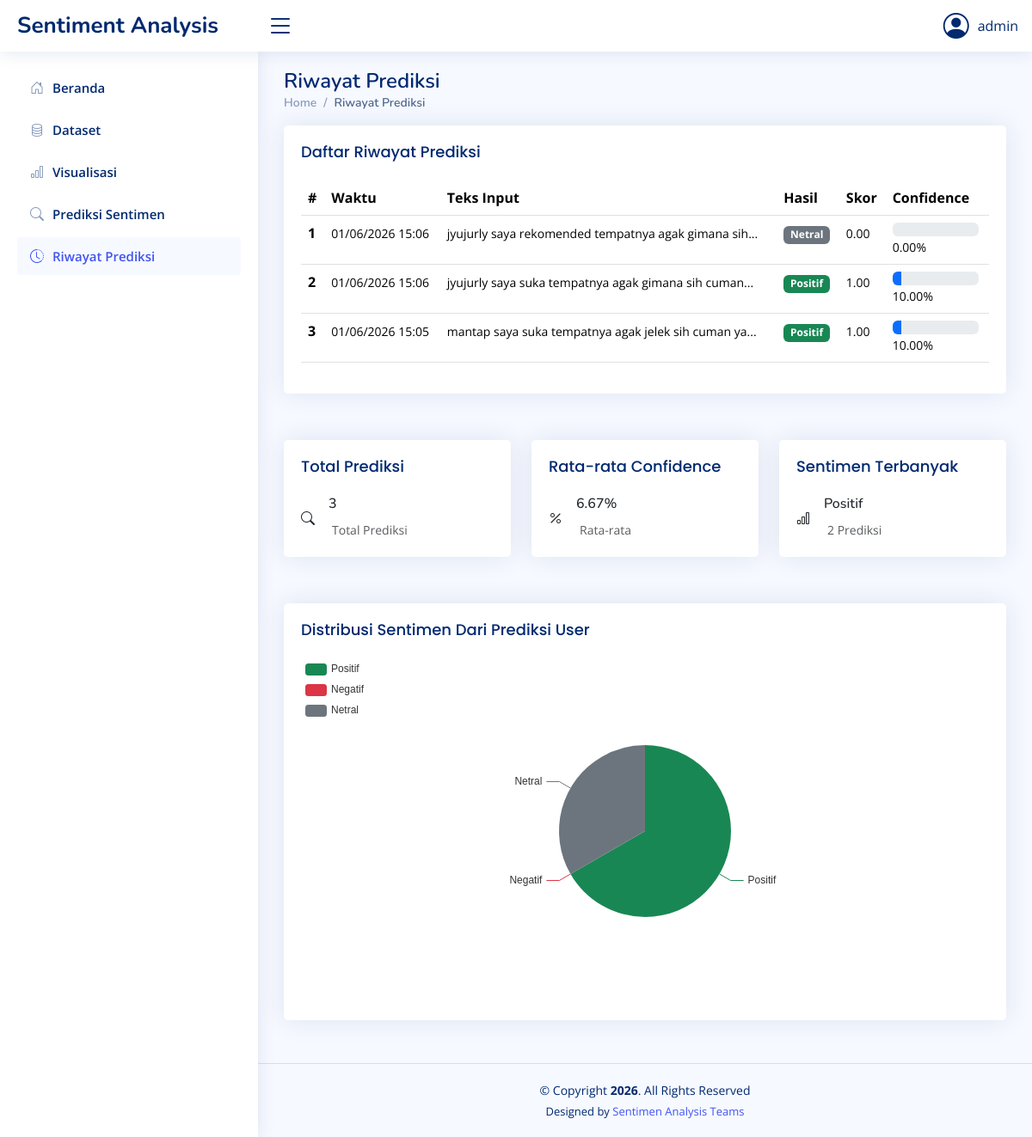
Page /riwayat.php (signed in) on the committed database.
### tables this page shows
CREATE TABLE `sentiment_predictions` (
  `id_prediction` int(11) NOT NULL,
  `user_input` longtext NOT NULL,
  `sentiment_result` enum('positif','negatif','netral') NOT NULL,
  `score` decimal(10,2) DEFAULT NULL,
  `confidence` decimal(5,2) DEFAULT NULL,
  `created_at` timestamp NOT NULL DEFAULT current_timestamp()
);

### riwayat.php (the view, shortened to what this page needs)
<?php include('session.php'); ?>
<?php include('head.php'); ?>
<body>
    <?php include('side_bar.php'); ?>
    <main id="main" class="main">
        <section class="section">
            <div class="row">
                <div class="col-lg-12">
                    <div class="pagetitle">
                        <h1>Riwayat Prediksi</h1>
                        <nav>
                            <ol class="breadcrumb">
                                <li class="breadcrumb-item"><a href="index.php">Home</a></li>
                                <li class="breadcrumb-item active">Riwayat Prediksi</li>
                            </ol>
                        </nav>
                    </div>
                </div>
            </div>
            <div class="row">
                <div class="col-lg-12">
                    <div class="card">
                        <div class="card-body">
                            <h5 class="card-title">Daftar Riwayat Prediksi</h5>
                            <div class="table-responsive">
                                <table class="table table-hover datatable" id="historyTable">
                                    <thead>
                                        <tr>
                                            <th scope="col">#</th>
                                            <th scope="col">Waktu</th>
                                            <th scope="col">Teks Input</th>
                                            <th scope="col">Hasil</th>
                                            <th scope="col">Skor</th>
                                            <th scope="col">Confidence</th>
                                        </tr>
                                    </thead>
                                    <tbody>
                                        <?php
                                        $query = "SELECT * FROM sentiment_predictions ORDER BY created_at DESC LIMIT 200";
                                        $result = $conn->query($query);
                                        if ($result->num_rows > 0) {
                                            $no = 1;
                                            while ($row = $result->fetch_assoc()) {
                                                $sentimentBadge = '';
                                                if ($row['sentiment_result'] == 'positif') {
                                                    $sentimentBadge = '<span class="badge bg-success">Positif</span>';
                                                } elseif ($row['sentiment_result'] == 'negatif') {
                                                    $sentimentBadge = '<span class="badge bg-danger">Negatif</span>';
                                                } else {
                                                    $sentimentBadge = '<span class="badge bg-secondary">Netral</span>';
                                                }
                                                $date = date('d/m/Y H:i', strtotime($row['created_at']));
                                                echo "
                                                <tr>
                                                    <th scope='row'>" . $no++ . "</th>
                                                    <td><small>$date</small></td>
                                                    <td><small>" . substr(htmlspecialchars($row['user_input']), 0, 50) . "...</small></td>
                                                    <td>" . $sentimentBadge . "</td>
                                                    <td><small>" . number_format($row['score'], 2) . "</small></td>
                                                    <td>
                                                        <div style='width: 100px;'>
                                                            <div class='progress'>
                                                                <div class='progress-bar' style='width: " . $row['confidence'] . "%'></div>
                                                            </div>
                                                            <small>" . $row['confidence'] . "%</small>
                                                        </div>
                                                    </td>
                                                </tr>
                                                ";
                                            }
                                        } else {
                                            echo "<tr><td colspan='6' class='text-center text-muted'>Belum ada riwayat prediksi. Lakukan prediksi terlebih dahulu.</td></tr>";
                                        }
                                        ?>
                                    </tbody>
                                </table>
                            </div>
                        </div>
                    </div>
                </div>
            </div>
            <div class="row mt-4">
                <div class="col-lg-4">
                    <div class="card">
                        <div class="card-body">
                            <h5 class="card-title">Total Prediksi</h5>
                            <div class="d-flex align-items-center">
                                <div class="card-icon rounded-circle d-flex align-items-center justify-content-center">
                                    <i class="bi bi-search"></i>
                                </div>
                                <div class="ps-3">
                                    <?php
                                    $query = "SELECT COUNT(*) as total FROM sentiment_predictions";
                                    $result = $conn->query($query);
                                    $row = $result->fetch_assoc();
                                    ?>
                                    <h6><?= $row['total']; ?></h6>
                                    <span class="text-muted small pt-2 ps-1">Total Prediksi</span>
                                </div>
                            </div>
                        </div>
                    </div>
                </div>
                <div class="col-lg-4">
                    <div class="card">
                        <div class="card-body">
                            <h5 class="card-title">Rata-rata Confidence</h5>
                            <div class="d-flex align-items-center">
                                <div class="card-icon rounded-circle d-flex align-items-center justify-content-center">
                                    <i class="bi bi-percent"></i>
                                </div>
                                <div class="ps-3">
                                    <?php
                                    $query = "SELECT AVG(confidence) as avg_confidence FROM sentiment_predictions";
                                    $result = $conn->query($query);
                                    $row = $result->fetch_assoc();
                                    $avgConfidence = $row['avg_confidence'] ? round($row['avg_confidence'], 2) : 0;
                                    ?>
                                    <h6><?= $avgConfidence; ?>%</h6>
                                    <span class="text-muted small pt-2 ps-1">Rata-rata</span>
                                </div>
                            </div>
                        </div>
                    </div>
                </div>
                <div class="col-lg-4">
                    <div class="card">
                        <div class="card-body">
                            <h5 class="card-title">Sentimen Terbanyak</h5>
                            <div class="d-flex align-items-center">
                                <div class="card-icon rounded-circle d-flex align-items-center justify-content-center">
                                    <i class="bi bi-bar-chart"></i>
                                </div>
                                <div class="ps-3">
                                    <?php
                                    $query = "SELECT sentiment_result, COUNT(*) as total FROM sentiment_predictions
                                             GROUP BY sentiment_result ORDER BY total DESC LIMIT 1";
                                    $result = $conn->query($query);
                                    $row = $result->fetch_assoc();
                                    ?>
                                    <h6><?= ucfirst($row['sentiment_result'] ?? '-'); ?></h6>
                                    <span class="text-muted small pt-2 ps-1"><?= $row['total']; ?> Prediksi</span>
                                </div>
                            </div>
                        </div>
                    </div>
                </div>
            </div>
            <div class="row mt-4">
                <div class="col-lg-12">
                    <div class="card">
                        <div class="card-body">
                            <h5 class="card-title">Distribusi Sentimen Dari Prediksi User</h5>
                            <div id="predictionChart" style="min-height: 400px;" class="echart"></div>
                        </div>
                    </div>
                </div>
            </div>
        </section>
    </main>
    <?php include('footer.php'); ?>
    <script>
        // Get distribution data
        <?php
        $query = "SELECT sentiment_result, COUNT(*) as total FROM sentiment_predictions
                 GROUP BY sentiment_result";
        $result = $conn->query($query);
        $positif = 0;
        $negatif = 0;
        $netral = 0;
        while ($row = $result->fetch_assoc()) {
            if ($row['sentiment_result'] == 'positif') $positif = $row['total'];
            elseif ($row['sentiment_result'] == 'negatif') $negatif = $row['total'];
            else $netral = $row['total'];
        }
        ?>
        // Pie Chart untuk Prediksi User
        var predictionChart = echarts.init(document.getElementById('predictionChart'));
        var option = {
            tooltip: {
                trigger: 'item'
            },
            legend: {
                orient: 'vertical',
                left: 'left'
            },
            series: [
                {
                    name: 'Jumlah',
                    type: 'pie',
                    radius: '50%',
                    data: [
                        { value: <?= $positif; ?>, name: 'Positif' },
                        { value: <?= $negatif; ?>, name: 'Negatif' },
                        { value: <?= $netral; ?>, name: 'Netral' }
                    ],
                    color: ['#198754', '#dc3545', '#6c757d'],
                    emphasis: {
                        itemStyle: {
                            shadowBlur: 10,
                            shadowOffsetX: 0,
                            shadowColor: 'rgba(0, 0, 0, 0.5)'
                        }
                    }
                }
            ]
        };
        predictionChart.setOption(option);
        // Resize chart on window resize
        window.addEventListener('resize', function() {
            predictionChart.resize();
        });
    </script>
</body>
</html>

### rows in the picture
sentiment_predictions: created_at "01/06/2026 15:06", user_input "jyujurly saya rekomended tempatnya agak gimana sih", sentiment_result "Netral", score "0.00", confidence "0.00"
sentiment_predictions: created_at "01/06/2026 15:06", user_input "jyujurly saya suka tempatnya agak gimana sih cuman", sentiment_result "Positif", score "1.00", confidence "10.00"
sentiment_predictions: created_at "01/06/2026 15:05", user_input "mantap saya suka tempatnya agak jelek sih cuman ya", sentiment_result "Positif", score "1.00", confidence "10.00"

### other values in the picture
$_SESSION['NAMA'] "admin"
$row['total'] "3"
$avgConfidence "6.67"
$row['sentiment_result'] "Positif"
$row['total'] "2"
chart data {{ $positif }} 2
chart data {{ $negatif }} 0
chart data {{ $netral }} 1
